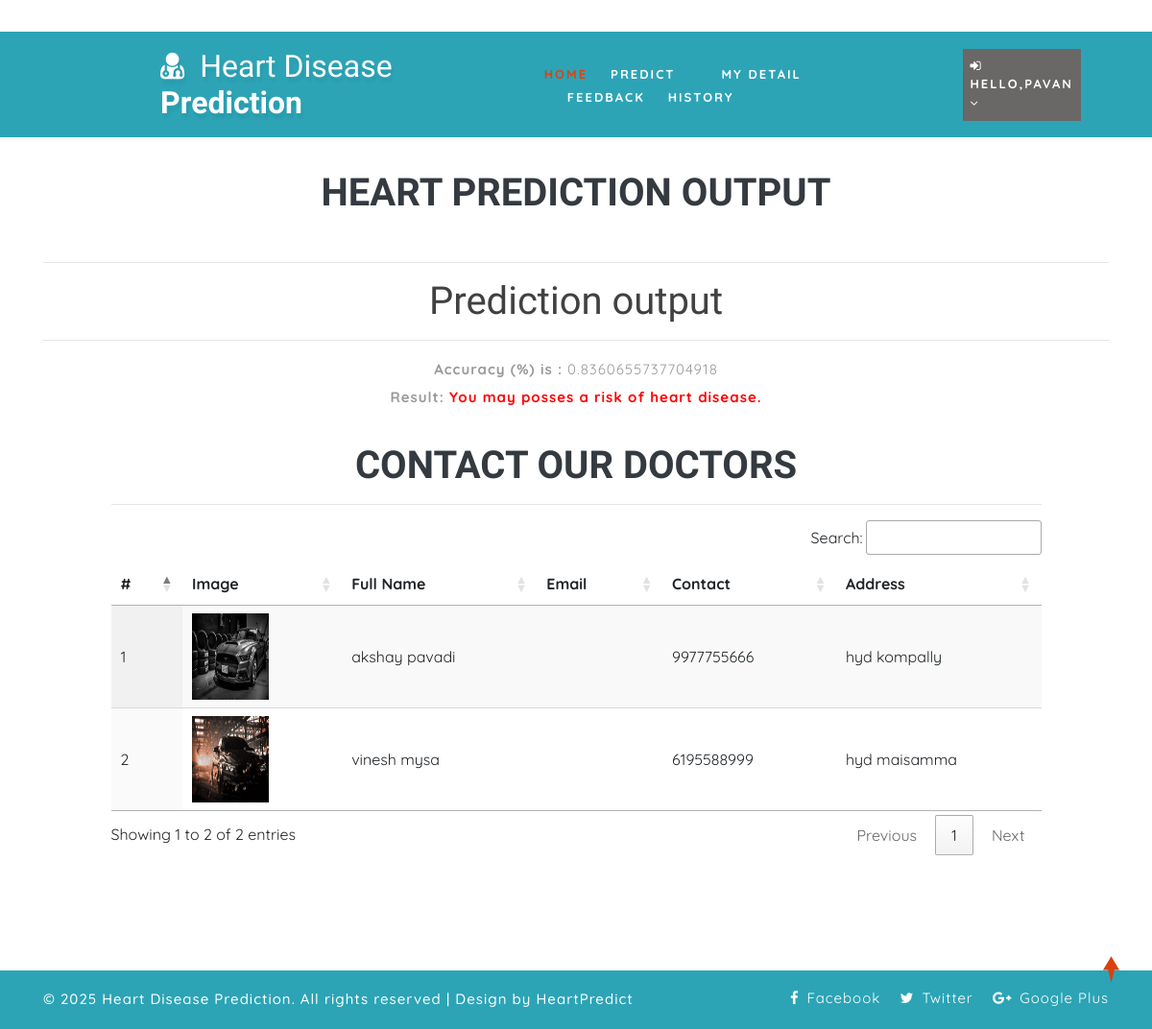
Page /predict_desease/0.8360655737704918/0.8360655737704918/ (signed in) on the committed database.
### health/models.py (models this page shows, shortened)
class Doctor(models.Model):
    status = models.IntegerField(DOCTOR_STATUS, null=True)
    user = models.ForeignKey(User, on_delete=models.CASCADE, null=True)
    contact = models.CharField(max_length=100, null=True)
    address = models.CharField(max_length=100, null=True)
    category = models.CharField(max_length=100, null=True)
    doj = models.DateField(null=True)
    dob = models.DateField(null=True)
    image = models.FileField(null=True)

### health/views.py (the view)
# urls.py: path('predict_desease/<str:pred>/<str:accuracy>/', predict_desease, name="predict_desease"),
@login_required(login_url="login")
def predict_desease(request, pred, accuracy):
    doctor = Doctor.objects.filter(address__icontains=Patient.objects.get(user=request.user).address)
    d = {'pred': pred, 'accuracy':accuracy, 'doctor':doctor}
    return render(request, 'predict_disease.html', d)

### health/templates/predict_disease.html
{% extends 'index.html' %}
{% load static %}
{% block body %}
	<section class="logins py-5">
		<div class="container py-xl-5 py-lg-3">
			<div class="title-section mb-md-5 mb-4">
				<h6 class="w3ls-title-sub" style="color:red"></h6><br><br><center>
				<h3 class="w3ls-title text-uppercase text-dark font-weight-bold">Heart Prediction Output</h3></center>
			</div><hr/>
			<div class="login px-sm-12" style="width:100%">
                <h1 align='center' style='color:#414141'>Prediction output</h1><hr><center><p><b>Accuracy (%) is :</b> {{ accuracy }}  </p><p><b>Result:</b>
                {% if pred == "0" %}
                <span style='color:green'><strong>You are healthy.</strong></span>
                {% else %}
                <span style='color:red'><strong>You may posses a risk of heart disease.</strong></span>
                {% endif %}
            </p></center>
			</div>
            {% if pred != "0" %}
            <div class="container-fluid" style="width:90%;margin-top:3%">
                    <div class="container-fluid">
                        <h1 align="center" class="w3ls-title text-uppercase text-dark font-weight-bold">Contact our doctors</h1>
                         </div><hr>
                                <table id="example" class="display" style="width:100%">
                                  <thead>
                                    <tr>
                                      <th>#</th>
                                      <th>Image</th>
                                      <th>Full Name</th>
                                      <th>Email</th>
                                      <th>Contact</th>
                                      <th>Address</th>
                                  </tr>
                              </thead>
                              <tbody>
                              {% for i in doctor %}
                                <tr>
                                  <td>{{forloop.counter}}</td>
                                  <td><img src="{{i.image.url}}" style="width:80px;height:90px"></td>
                                  <td>{{i.user.first_name}} {{i.user.last_name}}</td>
                                  <td>{{i.user.email}}</td>
                                  <td>{{i.contact}}</td>
                                  <td>{{i.address}}</td>
                              </tr>
                              {% empty %}
                              <tr>
                                  <td colspan="5">No Record Found.</td>
                              </tr>
                              {% endfor %}
                          </tbody>
                      </table>
                  </div>
            {% endif %}
		</div>
	</section>
{% endblock %}

### health/templates/index.html (shortened to what this page needs)
<!DOCTYPE html>
{% load static %}
<html lang="zxx">
<head>
	<link rel="stylesheet" href="{% static 'css/bootstrap.css' %}">
	<link href="{% static 'css/css_slider.css' %}" type="text/css" rel="stylesheet" media="all">
	<link rel="stylesheet" href="{% static 'css/style.css' %}" type="text/css" media="all" />
	<link href="{% static 'css/font-awesome.min.css' %}" rel="stylesheet">
<link rel='stylesheet' type='text/css' href="https://cdn.datatables.net/1.10.21/css/jquery.dataTables.min.css">
<link rel='stylesheet' type='text/css' href="https://cdn.datatables.net/buttons/1.6.2/css/buttons.dataTables.min.css">
</head>
<body>
	<div id="home" style="margin-bottom:2%">
		<header>
			<div class="top-bar py-3">
				<div class="container">
					<div class="row">
						<div class="col-xl-7 col-lg-6 col-md-4 top-social-agile text-md-right text-center mt-md-0 mt-2">
							<div class="row">
								<div class="col-xl-3 col-lg-4 col-6 top-w3layouts p-md-0 text-right">
								</div>
								<div class="col-xl-3 col-lg-4 col-6 header-w3layouts text-md-right text-left">
								</div>
							</div>
						</div>
					</div>
				</div>
			</div>
		</header>
		<div class="main-top" style="background:rgb(44, 164, 182)">
			<div class="container-fluid">
				<div class="header d-md-flex justify-content-between align-items-center py-3">
					<div id="logo" style="margin-left:13%">
						<h1>
							<a href="index.html">
								<span class="fa fa-user-md mr-2"></span>
								<span class="logo-sp">Heart Disease</span> Prediction
							</a>
						</h1>
					</div>
					{% if request.user.is_staff %}
					<div class="nav_w3ls" style="margin-right:4%">
						<nav>
							<label for="drop1" class="toggle">Menu</label>
							<input type="checkbox" id="drop1" />
							<ul class="menu" style="padding:15px;width:100%">
								<li class="mx-lg-4 mx-md-3 my-md-0 my-2"><a href="{% url 'admin_home' %}" >Home</a></li>
								<li>
									<label for="drop-2" class="toggle toogle-2"> <span class="fa fa-angle-down" aria-hidden="true"></span>
									</label>
									<a href="#"> Doctor <span class="fa fa-angle-down" aria-hidden="true"></span></a>
									<ul style="margin-top:2%;width:40%;margin-right:0%">
										<li style="width:100%;"><a href="/add_doctor" class="drop-text">Add Doctor</a></li>
										<li style="width:100%;"><a href="/view_doctor" class="drop-text">View Doctor</a></li>
									</ul>
								</li>
								<li class="mx-lg-4 mx-md-3 my-md-0 my-2"><a href="/view_patient">Patient</a></li>
								<li class="mx-lg-4 mx-md-3 my-md-0 my-2">
									<a href="/view_search_pat">Searched Data</a></li>
								<li><a href="/view_feedback">Feedback</a></li>
							</ul>
						</nav>
					</div>
					<div class="nav_w3ls" style="margin-right:3%">
						<nav>
							<label for="drop2" class="toggle">Menu</label>
							<input type="checkbox" id="drop2" />
							<ul class="menu">
								<li class="mx-lg-4 mx-md-3 my-md-0 my-2" style="background:red;padding:8px">
									<label for="drop-2" class="toggle toogle-2"> <span class="fa fa-angle-down" aria-hidden="true"></span>
									</label>
									<a href="#"><i class="fa fa-user"></i> {{request.user.username}} <span class="fa fa-angle-down" aria-hidden="true"></span></a>
									<ul style="margin-top:10%;width:80%;margin-right:5%">
										<li style="width:100%;"><a href="{% url 'change_password' %}" class="drop-text">Password</a></li>
										<li style="width:100%;"><a href="{% url 'logout' %}" class="drop-text">Logout</a></li>
									</ul>
								</li>
							</ul>
						</nav>
					</div>
					{% elif request.user.patient_set.all.0 %}
					<div class="nav_w3ls" style="margin-left:5%;font-weight:bold">
						<nav>
							<ul class="menu" style="padding:15px;width:100%">
								<li><a href="{% url 'patient_home' %}" class="active">Home</a></li>
								<li class="mx-lg-4 mx-md-3 my-md-0 my-2"><a href="/add_heartdetail">Predict</a></li>
								<li class="mx-lg-4 mx-md-3 my-md-0 my-2"><a href="/profile_doctor">My Detail</a></li>
								<li class="mx-lg-4 mx-md-3 my-md-0 my-2"><a href="/sent_feedback">Feedback</a></li>
								<li><a href="/view_search_pat">History</a></li>
							</ul>
						</nav>
					</div>
					<div class="nav_w3ls" style="margin-right:3%">
						<nav>
							<ul class="menu">
								<li class="mx-lg-4 mx-md-3 my-md-0 my-2" style="background:#6a6767;padding:8px">
									<a href="#"><i class="fa fa-sign-in"></i> Hello,{{request.user.username}} <span class="fa fa-angle-down" aria-hidden="true"></span></a>
								</li>
							</ul>
						</nav>
					</div>
					{% endif %}
				</div>
			</div>
		</div>
		{% block body %}
		{% endblock %}
	</div>
	<div class="copy-w3pvt" style="background:rgb(44, 164, 182);color:white">
		<div class="container py-3">
			<div class="row">
				<div class="col-lg-7 w3ls_footer_grid1_left text-lg-left text-center">
					<p style="color:white">&copy; 2025 Heart Disease Prediction. All rights reserved | Design by HeartPredict</a>
					</p>
				</div>
				<div class="col-lg-5 w3ls_footer_grid_left1_pos text-lg-right text-center mt-lg-0 mt-2">
					<ul style="color:white">
						<li>
							<a href="#" style="color:white" class="facebook">
								<span class="fa fa-facebook-f mr-2"></span>Facebook</a>
						</li>
						<li class="mx-3">
							<a href="#" style="color:white" class="twitter">
								<span class="fa fa-twitter mr-2"></span>Twitter</a>
						</li>
						<li>
							<a href="#" style="color:white" class="google">
								<span class="fa fa-google-plus mr-2"></span>Google Plus</a>
						</li>
					</ul>
				</div>
			</div>
		</div>
	</div>
	<a href="#home" style="color:white" class="move-top text-center"></a>
</body>
</html>

### health/static/css/style.css (style rules this page uses)
body { padding: 0; margin: 0; background: #FFF; font-family: 'Quicksand', sans-serif; }
body a, body button { transition: 0.5s all; -webkit-transition: 0.5s all; -moz-transition: 0.5s all; -o-transition: 0.5s all; -ms-transition: 0.5s all; text-decoration: none; }
html { scroll-behavior: smooth; }
h1, h2, h3, h4, h5, h6 { margin: 0; padding: 0; font-family: 'Mukta', sans-serif; }
p { margin: 0; padding: 0; font-size: 15px; letter-spacing: 1px; line-height: 1.9; color: #999; font-family: 'Quicksand', sans-serif; }
ul, ol { margin: 0; padding: 0; }
a.move-top { width: 34px; height: 34px; background: url(../images/move-top.png) no-repeat; display: inline-block; position: fixed; bottom: 4%; right: 2%; z-index: 0; }
#home { position: relative; }
.main-top { position: absolute; z-index: 999; width: 100%; background: rgba(0, 0, 0, 0.4); }
nav { margin: 0; padding: 0; }
#logo a { float: left; display: initial; font-weight: 700; font-size: 32px; color: #fff; text-shadow: 2px 5px 3px rgba(0, 0, 0, 0.06); padding: 0; }
span.logo-sp { font-weight: 100; }
nav:after { content: ""; display: table; clear: both; }
nav ul { float: right; padding: 0; margin: 0; list-style: none; position: relative; }
nav ul li { margin: 0px; display: inline-block; float: left; }
nav a { padding: 0; color: #fff; font-size: 13px; letter-spacing: 2px; font-weight: 700; text-transform: uppercase; display: inline-block; transition: 0.5s all; -webkit-transition: 0.5s all; -moz-transition: 0.5s all; -o-transition: 0.5s all; -ms-transition: 0.5s all; }
.menu li a.active, .menu li a:hover { color: #2196f3; transition: 0.5s all; -webkit-transition: 0.5s all; -moz-transition: 0.5s all; -o-transition: 0.5s all; -ms-transition: 0.5s all; color: #d84315; }
li>a:only-child:after { content: ''; }
h3.w3ls-title { font-size: 40px; }
.w3ls_footer_grid_left1_pos ul li, ul.list-part li { display: inline-block; }
.w3ls_footer_grid_left1_pos ul li a { color: #000; text-decoration: none; letter-spacing: 1px; font-size: 15px; }
.w3ls_footer_grid1_left p { color: #484848; font-weight: 500; }

### rows in the picture
Doctor: image (picture), user.first_name "akshay", user.last_name "pavadi", contact "9977755666", address "hyd kompally"
Doctor: image (picture), user.first_name "vinesh", user.last_name "mysa", contact "6195588999", address "hyd maisamma"

### other values in the picture
{{ request.user.username }} "PAVAN"
{{ accuracy }} "0.8360655737704918"
